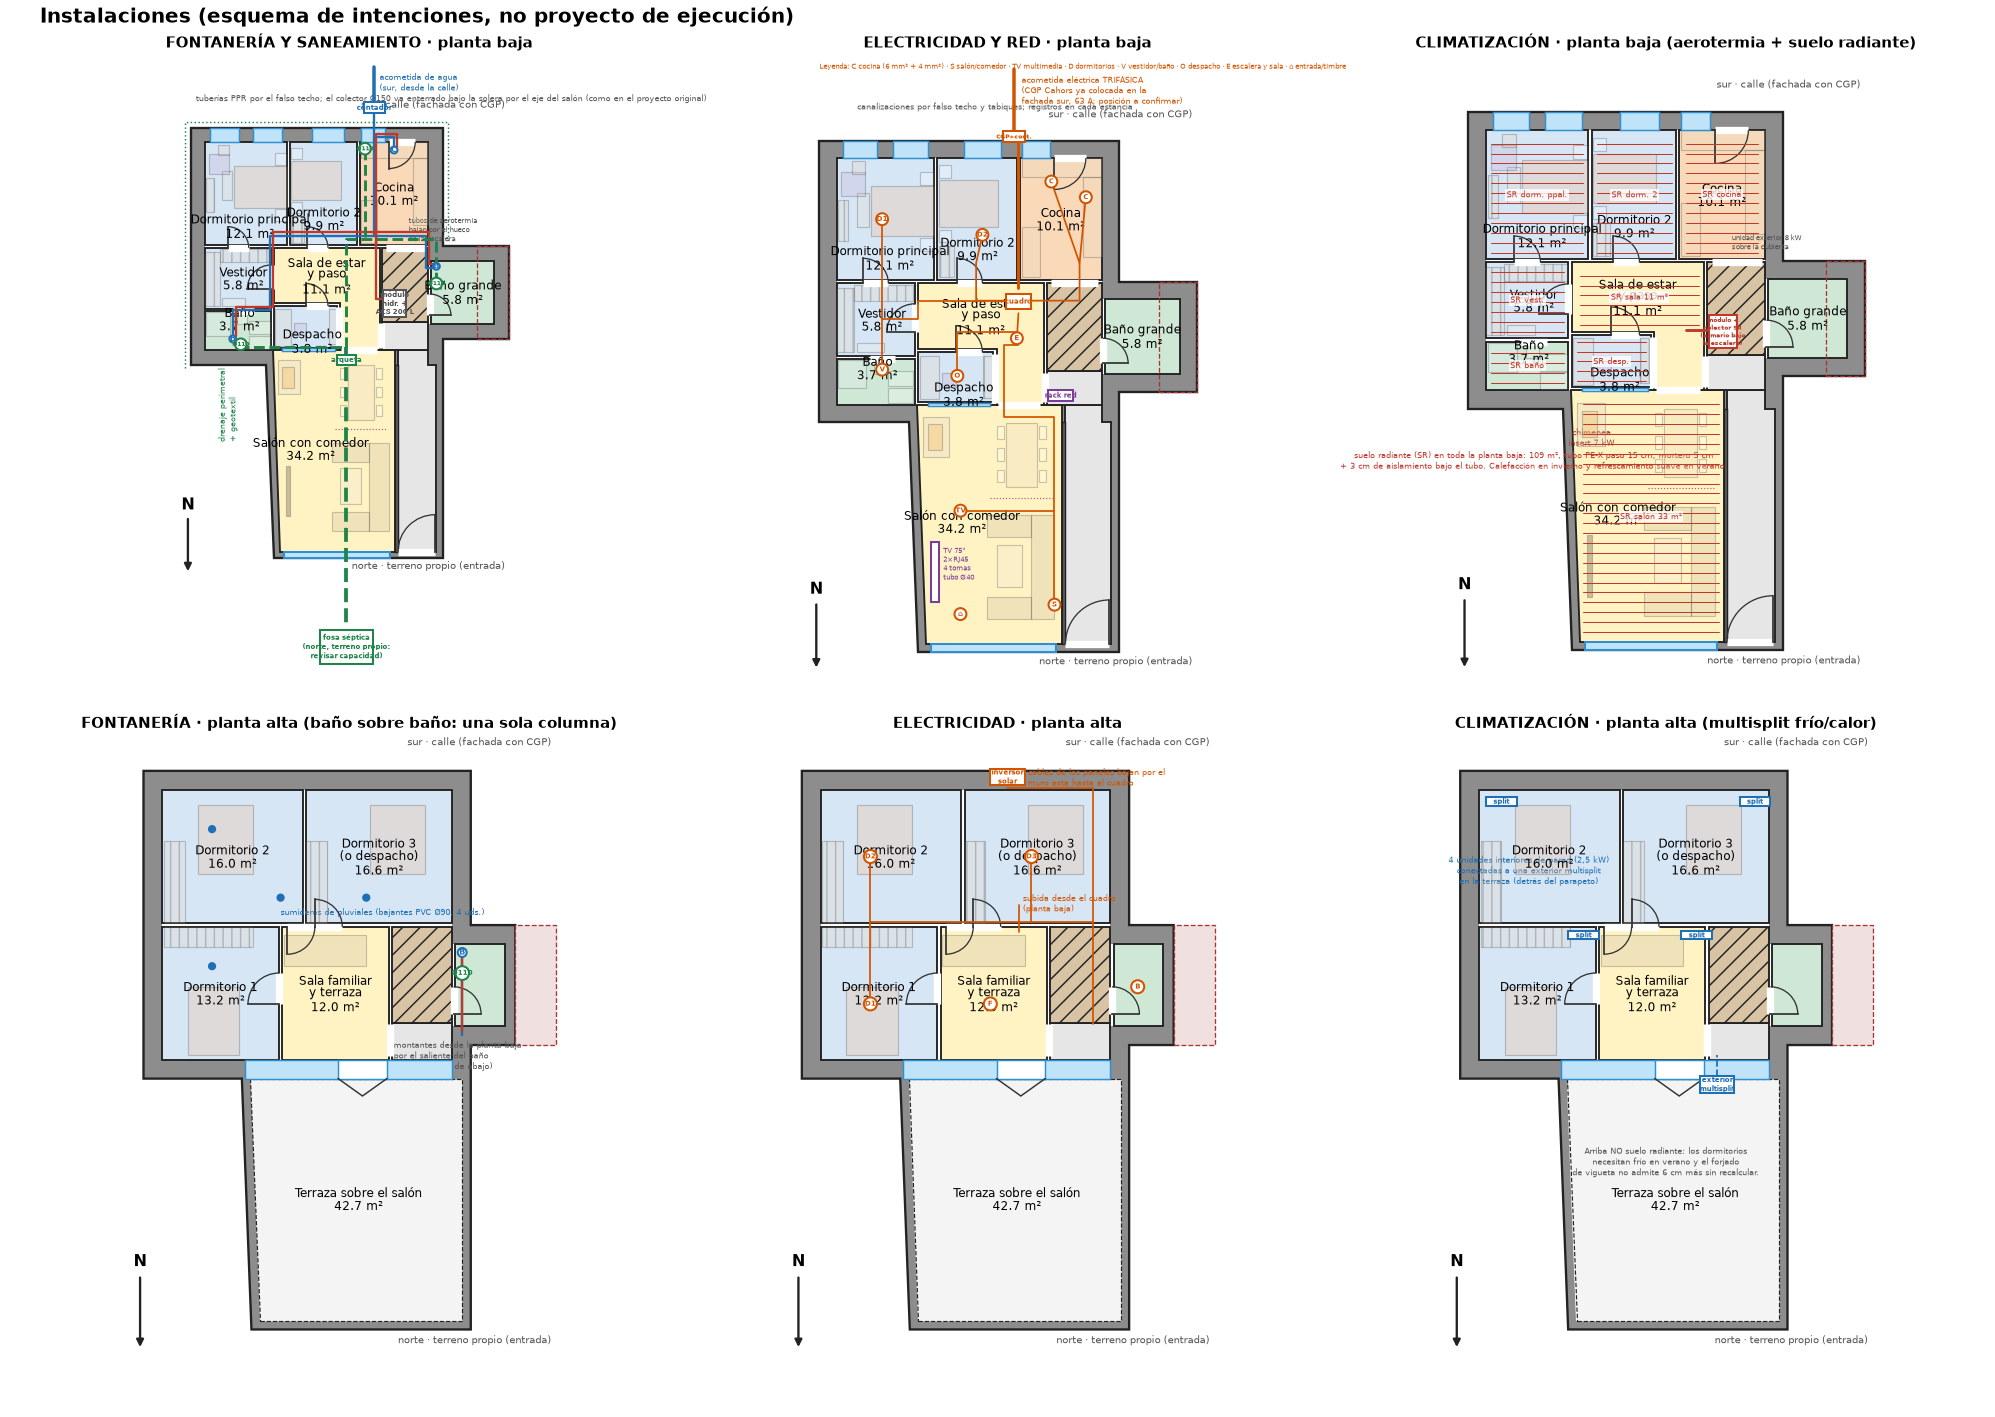

This chart was generated by the following Python code:
"""Esquemas de instalaciones sobre la distribución v7: fontanería y saneamiento, electricidad, climatización (aerotermia, suelo radiante, splits) y cubierta solar."""
import matplotlib; matplotlib.use("Agg")
import matplotlib.pyplot as plt
from matplotlib.patches import Rectangle, Circle, Polygon as MPoly
import opciones as o

def base(ax, planta):
    rooms, doors, ab = (o.PB, o.PB_DOORS, o.PB_OPEN) if planta == "PB" else (o.PA, o.PA_DOORS, o.PA_OPEN)
    o.dibujar(ax, rooms, doors, planta, ab)
    for p in list(ax.patches):
        fc = p.get_facecolor()
        if isinstance(p, Rectangle) and p.get_hatch() == "||": p.set_alpha(.25)
        elif isinstance(p, Rectangle) and p.get_zorder() == 5: p.set_alpha(.25)
    for t in ax.texts:
        if t.get_fontsize() < 7: t.set_visible(False)

def linea(ax, pts, color, lw=1.6, ls="-", z=20): ax.plot([p[0] for p in pts], [p[1] for p in pts], color=color, lw=lw, ls=ls, zorder=z, solid_capstyle="round")
def punto(ax, x, y, color, txt="", r=.13, z=22, fs=5.5):
    ax.add_patch(Circle((x, y), r, fc="white", ec=color, lw=1.4, zorder=z)); ax.text(x, y, txt, ha="center", va="center", fontsize=fs, color=color, zorder=z + 1, weight="bold")
def caja(ax, x, y, dx, dy, color, txt, z=21, fs=5.5):
    ax.add_patch(Rectangle((x, y), dx, dy, fc="white", ec=color, lw=1.4, zorder=z)); ax.text(x + dx / 2, y + dy / 2, txt, ha="center", va="center", fontsize=fs, color=color, zorder=z + 1, weight="bold")

AZ, RO, MA, VE, NA, GR = "#1f6fb5", "#c0392b", "#7d3c98", "#1e8449", "#d35400", "#555"

def fontaneria(ax, planta):
    base(ax, planta)
    if planta == "PB":
        ax.set_ylim(-4.6, 19.0)
        # acometida de agua por el sur, que da a la calle (como en el proyecto original, PL-08): arqueta y contador en la acera, junto a la cocina
        caja(ax, 6.55, 16.85, 0.8, 0.4, AZ, "contador", fs=5); linea(ax, [(6.95, 18.6), (6.95, 17.25)], AZ, 2.4); ax.text(7.15, 18.4, "acometida de agua\n(sur, desde la calle)", fontsize=5.5, color=AZ, va="top")
        caja(ax, 7.30, 9.15, 0.85, 1.0, GR, "módulo\nhidr. +\nACS 200 L", fs=4.6)
        linea(ax, [(6.95, 16.85), (6.95, 12.2)], AZ, 1.6); linea(ax, [(6.95, 15.95), (7.7, 15.95), (7.7, 15.45)], AZ)
        linea(ax, [(6.95, 12.2), (3.0, 12.2), (3.0, 9.4), (1.6, 9.4), (1.6, 8.3)], AZ); linea(ax, [(6.95, 12.2), (8.9, 12.2), (8.9, 11.0), (9.3, 11.0)], AZ)
        linea(ax, [(7.25, 9.8), (7.0, 9.8), (7.0, 12.35)], RO, 1.6)                                                      # agua caliente: sale del módulo y se reparte por el falso techo de la sala
        linea(ax, [(7.02, 12.35), (3.12, 12.35), (3.12, 9.52), (1.72, 9.52), (1.72, 8.42)], RO); linea(ax, [(7.02, 12.35), (9.02, 12.35), (9.02, 11.12), (9.3, 11.12)], RO); linea(ax, [(7.02, 12.35), (7.02, 16.05), (7.82, 16.05), (7.82, 15.55)], RO)
        for x, y, t in ((9.3, 11.05, "B"), (7.7, 15.45, "C"), (1.6, 8.3, "B")): punto(ax, x, y, AZ, t)
        # aerotermia: la unidad exterior va sobre la cubierta (el sur da a la calle); los tubos bajan por el hueco de la escalera hasta el módulo
        linea(ax, [(8.1, 10.0), (8.1, 9.6), (7.7, 9.6)], GR, 1.6, "--"); ax.text(8.25, 12.0, "tubos de aerotermia\nbajan por el hueco\nde la escalera", fontsize=4.8, color=GR)
        # saneamiento (verde): bajantes de los tres húmedos y colector enterrado bajo la solera hasta la fosa séptica del norte (PL-09)
        for x, y in ((1.9, 8.1), (9.3, 10.4), (6.6, 15.5)): punto(ax, x, y, VE, "Ø110", r=.22, fs=4.3)
        linea(ax, [(1.9, 8.1), (1.9, 8.0), (5.9, 8.0)], VE, 2, "--"); linea(ax, [(9.3, 10.4), (9.3, 12.1), (5.9, 12.1), (5.9, 8.0)], VE, 2, "--"); linea(ax, [(6.6, 15.5), (6.6, 12.1)], VE, 2, "--")
        linea(ax, [(5.9, 8.0), (5.9, -2.6)], VE, 2.6, "--"); caja(ax, 4.9, -4.0, 2.0, 1.3, VE, "fosa séptica\n(norte, terreno propio:\nrevisar capacidad)", fs=5)
        caja(ax, 5.55, 7.3, 0.7, 0.4, VE, "arqueta", fs=4.8)
        ax.text(0.2, 17.3, "tuberías PPR por el falso techo; el colector Ø150 va enterrado bajo la solera por el eje del salón (como en el proyecto original)", fontsize=5.6, color=GR)
        ax.text(1.0, 5.8, "drenaje perimetral\n+ geotextil", fontsize=5.5, color=VE, rotation=90, va="center")
        linea(ax, [(-0.2, 7.2), (-0.2, 16.5), (9.75, 16.5), (9.75, 12.0)], VE, 1.0, ":")
        ax.set_title("FONTANERÍA Y SANEAMIENTO · planta baja", fontsize=10, weight="bold")
    else:
        for col, d in ((AZ, 0), (RO, .12)): linea(ax, [(9.3, 8.6 + d), (9.3, 11.0 + d)], col)
        punto(ax, 9.3, 11.0, AZ, "B"); punto(ax, 9.3, 10.4, VE, "Ø110", r=.2, fs=4.5)
        ax.text(7.3, 7.6, "montantes desde la planta baja\npor el saliente del baño\n(sobre el baño de abajo)", fontsize=5.5, color=GR)
        for x, y in ((4.0, 12.6), (6.5, 12.6), (2.0, 10.6), (2.0, 14.6)): ax.add_patch(Circle((x, y), .12, fc=AZ, ec="none", zorder=22))
        ax.text(4.0, 12.3, "sumideros de pluviales (bajantes PVC Ø90, 4 uds.)", fontsize=5.5, color=AZ, ha="left", va="top")
        ax.set_title("FONTANERÍA · planta alta (baño sobre baño: una sola columna)", fontsize=10, weight="bold")

def electricidad(ax, planta):
    base(ax, planta)
    if planta == "PB":
        ax.set_ylim(-0.9, 19.0)
        caja(ax, 5.85, 16.25, 0.7, 0.35, NA, "CGP+cont.", fs=4.2); linea(ax, [(6.2, 18.6), (6.2, 16.6)], NA, 2.4); ax.text(6.45, 18.4, "acometida eléctrica TRIFÁSICA\n(CGP Cahors ya colocada en la\nfachada sur, 63 A; posición a confirmar)", fontsize=5.3, color=NA, va="top")
        linea(ax, [(6.35, 16.25), (6.35, 11.6)], NA, 2.0); caja(ax, 5.95, 10.95, 0.8, 0.45, NA, "cuadro", fs=5)                  # derivación individual dentro del tabique dormitorio 2 / cocina
        tramos = [[(6.35, 11.2), (8.3, 11.2), (8.3, 12.4), (8.5, 14.5)], [(8.3, 12.4), (7.4, 15.0)], [(6.35, 11.2), (5.0, 11.2), (5.0, 12.4), (5.2, 13.3)], [(6.35, 11.2), (3.15, 11.2), (3.15, 10.6), (2.0, 10.6), (2.0, 11.9), (2.0, 13.8)],
                  [(2.0, 10.6), (2.0, 9.0)], [(6.35, 10.2), (4.4, 10.2), (4.4, 9.55), (4.4, 8.8)], [(6.35, 9.8), (5.9, 9.8), (5.9, 7.5), (7.5, 7.5), (7.5, 1.5)], [(7.5, 4.5), (4.5, 4.5)], [(6.35, 10.8), (6.3, 10.0)]]
        for t in tramos: linea(ax, t, NA, 1.2)
        for x, y, t in ((5.2, 13.3, "D2"), (8.5, 14.5, "C"), (7.4, 15.0, "C"), (2.0, 13.8, "D1"), (2.0, 9.0, "V"), (7.5, 1.5, "S"), (4.5, 4.5, "TV"), (4.4, 8.8, "O"), (6.3, 10.0, "E"), (4.5, 1.2, "⌂")): punto(ax, x, y, NA, t, r=.19, fs=4.8)
        caja(ax, 3.55, 1.6, .25, 1.9, MA, "", fs=5); ax.text(3.95, 2.3, "TV 75\"\n2×RJ45\n4 tomas\ntubo Ø40", fontsize=5, color=MA)
        caja(ax, 7.3, 8.0, .8, .35, MA, "rack red", fs=5)
        ax.text(5.6, 17.3, "canalizaciones por falso techo y tabiques; registros en cada estancia", fontsize=5.6, color=GR, ha="center")
        ax.text(0.0, 18.6, "Leyenda: C cocina (6 mm² + 4 mm²) · S salón/comedor · TV multimedia · D dormitorios · V vestidor/baño · O despacho · E escalera y sala · ⌂ entrada/timbre", fontsize=5.0, color=NA)
        ax.set_title("ELECTRICIDAD Y RED · planta baja", fontsize=10, weight="bold")
    else:
        linea(ax, [(8.5, 8.9), (8.5, 11.9), (2.0, 11.9), (2.0, 13.8)], NA, 1.2); linea(ax, [(2.0, 11.9), (2.0, 9.5)], NA, 1.2); linea(ax, [(6.7, 11.9), (6.7, 13.8)], NA, 1.2); linea(ax, [(8.5, 11.9), (8.5, 15.8), (6.0, 15.8)], NA, 1.2)
        for x, y, t in ((2.0, 13.8, "D2"), (2.0, 9.5, "D1"), (6.7, 13.8, "D3"), (5.5, 9.5, "F"), (9.8, 10.0, "B")): punto(ax, x, y, NA, t, r=.19, fs=4.8)
        linea(ax, [(6.35, 11.6), (6.35, 12.4)], NA, 1.2); ax.text(6.45, 12.2, "subida desde el cuadro\n(planta baja)", fontsize=5.3, color=NA)
        caja(ax, 5.5, 15.9, 1.0, .45, NA, "inversor\nsolar", fs=4.8); ax.text(6.6, 16.1, "cables de los paneles bajan por el\nmuro este hasta el cuadro", fontsize=5.3, color=NA, va="center")
        ax.set_title("ELECTRICIDAD · planta alta", fontsize=10, weight="bold")

def clima(ax, planta):
    base(ax, planta)
    if planta == "PB":
        for (x0, y0, x1, y1), t in (((3.4, 0.4, 7.7, 7.7), "SR salón 33 m²"), ((3.3, 9.7, 7.1, 11.7), "SR sala 11 m²"), ((0.6, 11.9, 3.6, 15.7), "SR dorm. ppal."), ((3.8, 11.9, 6.3, 15.7), "SR dorm. 2"), ((6.5, 11.9, 8.9, 15.7), "SR cocina"), ((3.2, 8.0, 5.5, 9.5), "SR desp."), ((0.6, 9.5, 3.0, 11.7), "SR vest."), ((0.6, 7.95, 3.0, 9.3), "SR baño")):
            for k in range(int((y1 - y0) / .3)): linea(ax, [(x0 + .1, y0 + .15 + k * .3), (x1 - .1, y0 + .15 + k * .3)], RO, .7, z=18)
            ax.text((x0 + x1) / 2, (y0 + y1) / 2, t, fontsize=5.5, color=RO, ha="center", va="center", zorder=25, bbox=dict(fc="white", ec="none", alpha=.8, pad=1))
        caja(ax, 7.3, 9.15, .85, 1.0, RO, "módulo +\ncolector SR\n(armario bajo\nla escalera)", fs=4.2); linea(ax, [(7.25, 9.7), (6.6, 9.7)], RO, 2)
        ax.set_ylim(-0.9, 18.0); ax.text(8.0, 12.15, "unidad exterior 8 kW\nsobre la cubierta", fontsize=4.8, color=GR)
        ax.text(2.0, 5.5, "suelo radiante (SR) en toda la planta baja: 109 m², tubo PE-X paso 15 cm, mortero 5 cm\n+ 3 cm de aislamiento bajo el tubo. Calefacción en invierno y refrescamiento suave en verano.", fontsize=5.6, color=RO, ha="center")
        ax.text(3.75, 6.2, "chimenea\ninsert 7 kW", fontsize=5.3, color="#a33", ha="center")
        ax.set_title("CLIMATIZACIÓN · planta baja (aerotermia + suelo radiante)", fontsize=10, weight="bold")
    else:
        for x, y in ((3.6, 11.5), (1.2, 15.4), (8.6, 15.4), (6.9, 11.5)): caja(ax, x - .45, y - .12, .9, .25, AZ, "split", fs=4.8)
        ax.text(2.0, 13.0, "4 unidades interiores de pared (2,5 kW)\nconectadas a una exterior multisplit\nen la terraza (detrás del parapeto)", fontsize=5.6, color=AZ, ha="center")
        caja(ax, 7.0, 6.9, 1.0, .5, AZ, "exterior\nmultisplit", fs=4.8); linea(ax, [(7.5, 7.4), (7.5, 8.0)], AZ, 1.2, "--")
        ax.text(6.0, 4.5, "Arriba NO suelo radiante: los dormitorios\nnecesitan frío en verano y el forjado\nde vigueta no admite 6 cm más sin recalcular.", fontsize=5.8, color=GR, ha="center")
        ax.set_title("CLIMATIZACIÓN · planta alta (multisplit frío/calor)", fontsize=10, weight="bold")

def cubierta(ax):
    import opciones as o
    ax.add_patch(MPoly(list(o.OUT_PA.exterior.coords), closed=True, fc="#d9d9d9", ec="#222", lw=1.4))
    for g in getattr(o.INN_PA, "geoms", [o.INN_PA]): ax.add_patch(MPoly(list(g.exterior.coords), closed=True, fc="#e9e9e9", ec="none"))
    ax.add_patch(MPoly([(3.4, .25), (9.3, .25), (9.3, 7.32), (3.12, 7.32)], closed=True, fc="#f4f4f4", ec="#555", ls="--", lw=.8)); ax.text(6.2, 3.8, "terraza del salón\n(pérgola de aluminio opcional)", ha="center", fontsize=6.5, color="#555")
    for f in range(3):
        for c in range(6):
            if c >= 5 and f == 0: continue
            ax.add_patch(Rectangle((1.0 + c * 1.15, 8.6 + f * 2.1), 1.05, 1.75, fc="#1c2a4a", ec="#9ab", lw=.6))
    ax.add_patch(Rectangle((7.25, 8.95), 1.75, 2.8, fc="#bfe3f8", ec="#2f8fd0", hatch="//")); ax.text(8.1, 10.35, "lucernario\nescalera", ha="center", va="center", fontsize=5.5)
    ax.add_patch(Rectangle((8.25, 12.4), .95, .45, fc="#d0d0d4", ec="#555", lw=1)); ax.text(8.7, 13.0, "aerotermia\n8 kW", ha="center", fontsize=5.5, color="#333")
    ax.add_patch(Rectangle((3.40, 6.55), .5, .5, fc="#a33")); ax.text(3.65, 7.2, "humero", fontsize=5.5, ha="center", color="#a33")
    for x, y in ((4.0, 12.6), (6.5, 12.6), (2.0, 10.6), (2.0, 14.6)): ax.add_patch(Circle((x, y), .12, fc=AZ)); 
    ax.text(5.0, 15.9, "17 paneles de 450 W ≈ 7,6 kWp, orientados al SUR (inclinación 25-30°), sobre soportes lastrados\nsobre grava + sedum. Pendiente 1,5 % a 4 sumideros. Aislamiento XPS 10 cm invertido.", ha="center", fontsize=5.8)
    ax.text(5.0, 17.0, "sur · calle", ha="center", fontsize=7, color="#555"); ax.text(5.0, -0.5, "norte · terreno propio", ha="center", fontsize=7, color="#555")
    ax.set_xlim(-0.6, 12.6); ax.set_ylim(-0.9, 17.5); ax.set_aspect("equal"); ax.axis("off"); ax.set_title("CUBIERTA: fotovoltaica, sedum y pluviales", fontsize=10, weight="bold")

if __name__ == "__main__":
    fig = plt.figure(figsize=(19, 13.5)); fig.suptitle("Instalaciones (esquema de intenciones, no proyecto de ejecución)", fontsize=14, weight="bold", x=.02, y=.995, ha="left")
    pos = [[.02, .52, .31, .44], [.35, .52, .31, .44], [.68, .52, .31, .44], [.02, .04, .31, .44], [.35, .04, .31, .44], [.68, .04, .31, .44]]
    fns = [lambda a: fontaneria(a, "PB"), lambda a: electricidad(a, "PB"), lambda a: clima(a, "PB"), lambda a: fontaneria(a, "PA"), lambda a: electricidad(a, "PA"), lambda a: clima(a, "PA")]
    for p, f in zip(pos, fns): f(fig.add_axes(p))
    fig.savefig("instalaciones.png", dpi=105)
    fig2, ax = plt.subplots(figsize=(8, 10)); cubierta(ax); fig2.savefig("cubierta_solar.png", dpi=110, bbox_inches="tight")
    print("ok")
